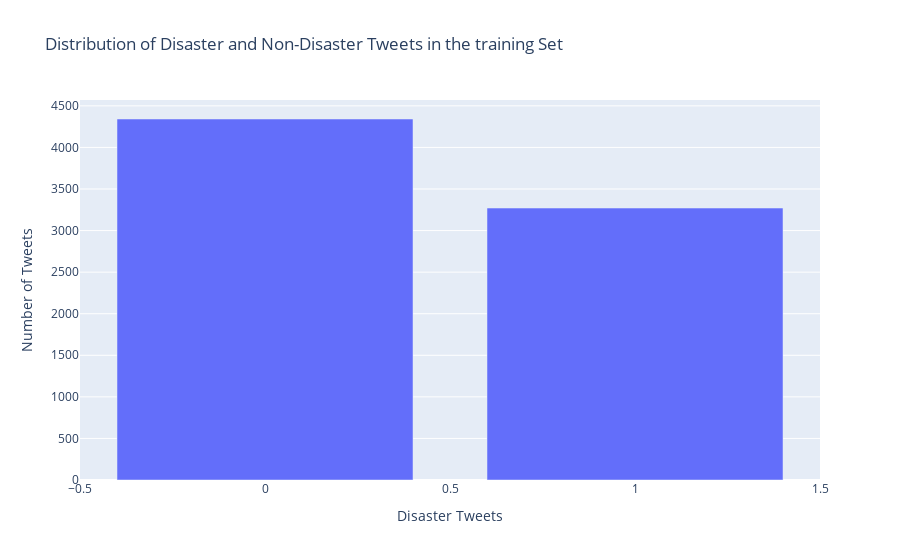

Notebook code cell kept with this figure:
### Markdown cell above
<a id="3"></a> 
#### 2. Exploration des données brutes [⏮️](#2)[👆🏽](#0)[⏭️](#4)

### Code cell
plot_disaster_and_non_disaster_bar_distribution(raw=True)

### Figure 1 — Plotly figure (JSON) as saved in the notebook; plotly's stock layout.template omitted (floating-point values rounded to 4 significant figures)
{"data": [{"alignmentgroup": "True", "hovertemplate": "Disaster Tweets=%{x}<br>Number of Tweets=%{y}<extra></extra>", "legendgroup": "", "marker": {"color": "#636efa", "pattern": {"shape": ""}}, "name": "", "offsetgroup": "", "orientation": "v", "showlegend": false, "textposition": "auto", "type": "bar", "x": [0, 1], "xaxis": "x", "y": [4342, 3271], "yaxis": "y"}], "layout": {"autosize": true, "barmode": "group", "legend": {"tracegroupgap": 0}, "title": {"text": "Distribution of Disaster and Non-Disaster Tweets in the training Set"}, "xaxis": {"anchor": "y", "autorange": true, "domain": [0, 1], "range": [-0.5, 1.5], "title": {"text": "Disaster Tweets"}, "type": "linear"}, "yaxis": {"anchor": "x", "autorange": true, "domain": [0, 1], "range": [0, 4571.0], "title": {"text": "Number of Tweets"}, "type": "linear"}}}
